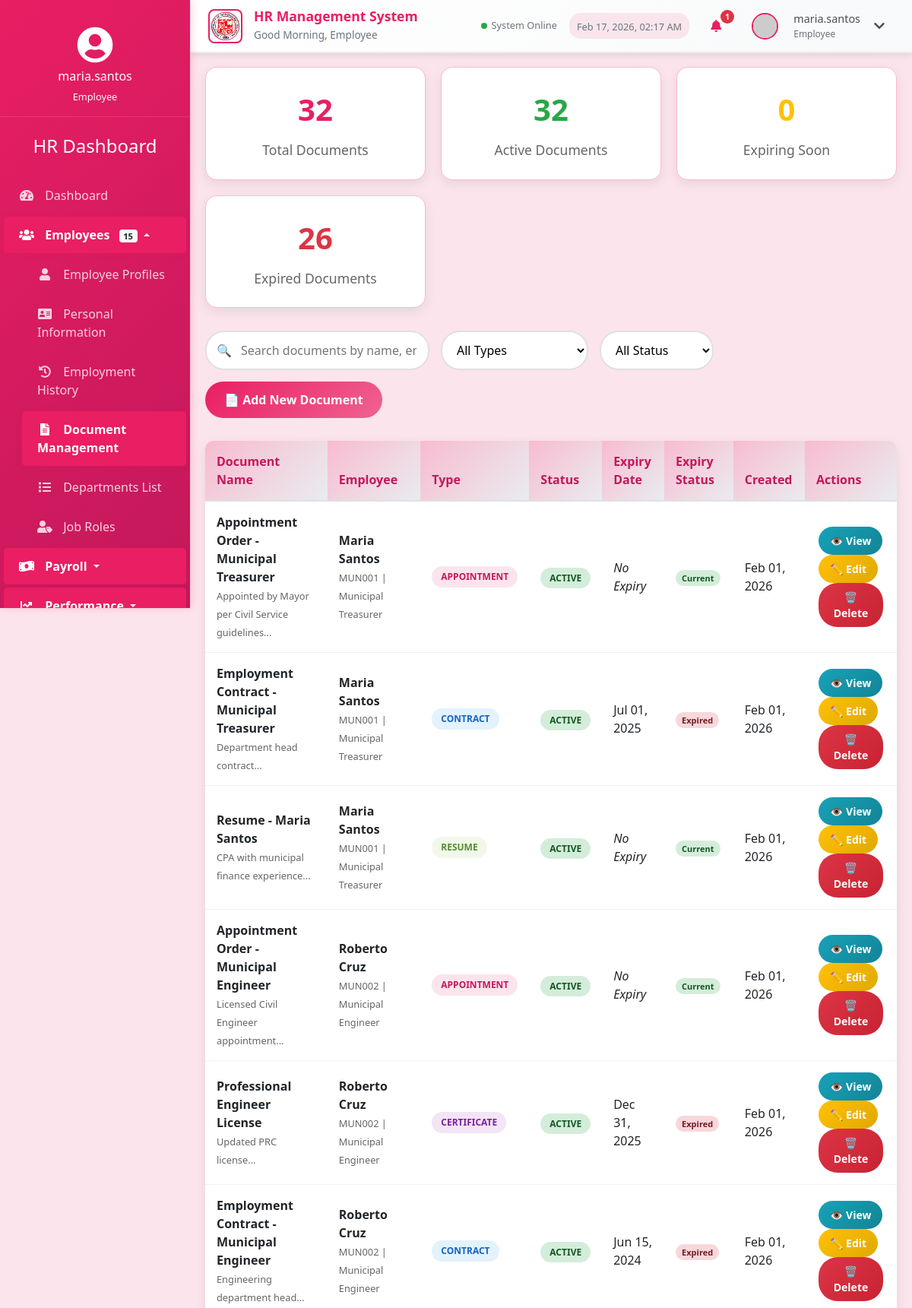
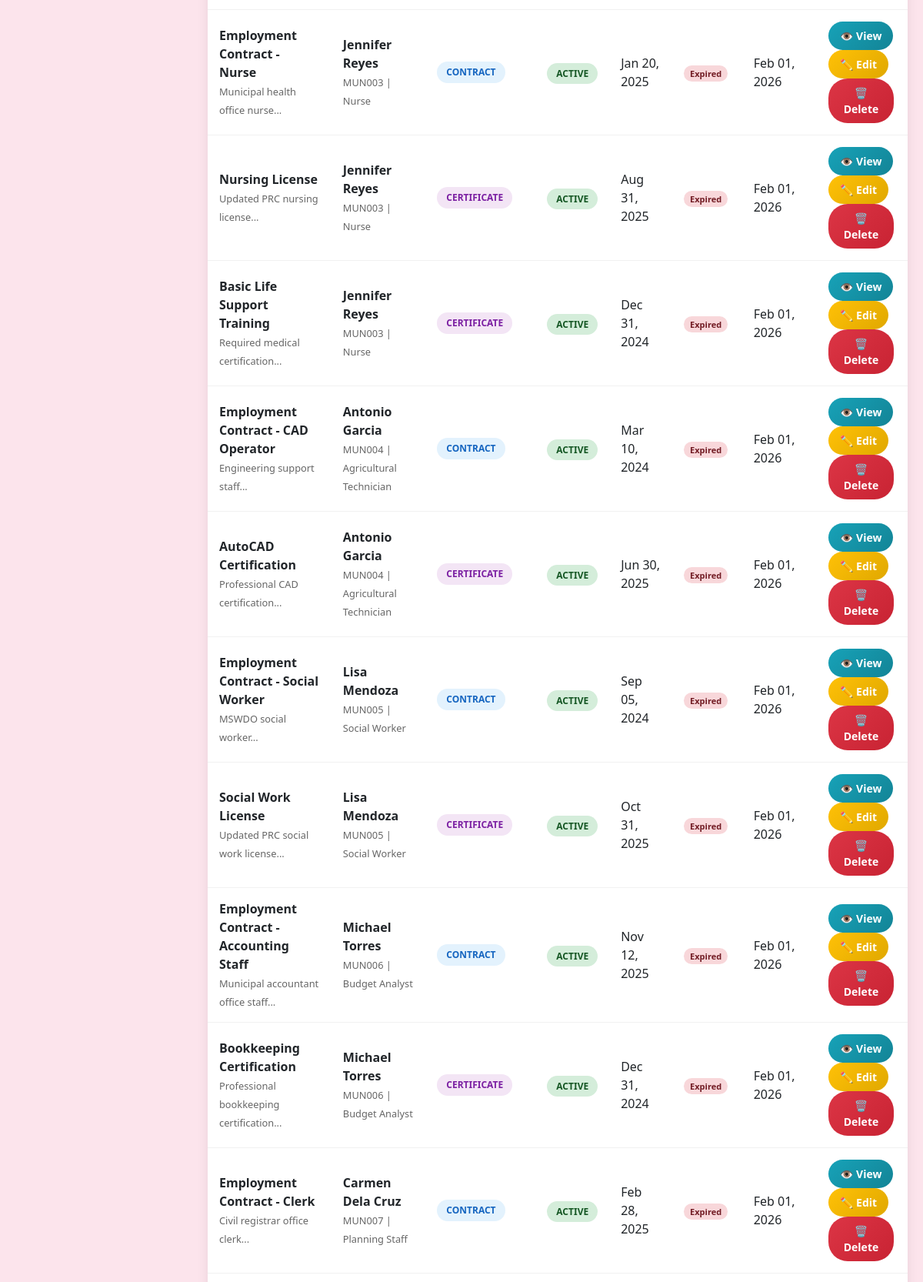
/document_management.php (signed in, upper part), run on the app's committed database (2 pictures, top to bottom).
### tables this page shows
CREATE TABLE document_management (
    document_id INT AUTO_INCREMENT PRIMARY KEY,
    employee_id INT NOT NULL,
    document_type ENUM('Contract', 'ID', 'Resume', 'Certificate', 'Performance Review', 'Appointment', 'Training', 'Appreciation', 'Other') NOT NULL,
    document_name VARCHAR(255) NOT NULL,
    file_path VARCHAR(255) NOT NULL,
    upload_date TIMESTAMP DEFAULT CURRENT_TIMESTAMP,
    expiry_date DATE,
    document_status ENUM('Active', 'Expired', 'Pending Review') DEFAULT 'Active',
    notes TEXT,
    created_at TIMESTAMP DEFAULT CURRENT_TIMESTAMP,
    updated_at TIMESTAMP DEFAULT CURRENT_TIMESTAMP ON UPDATE CURRENT_TIMESTAMP,
    FOREIGN KEY (employee_id) REFERENCES employee_profiles(employee_id) ON DELETE CASCADE
);

CREATE TABLE employee_profiles (
    employee_id INT AUTO_INCREMENT PRIMARY KEY,
    personal_info_id INT UNIQUE,
    job_role_id INT,
    employee_number VARCHAR(20) NOT NULL UNIQUE,
    hire_date DATE NOT NULL,
    employment_status ENUM('Full-time', 'Part-time', 'Contract', 'Intern', 'Terminated') NOT NULL,
    current_salary DECIMAL(10,2) NOT NULL,
    work_email VARCHAR(100) UNIQUE,
    work_phone VARCHAR(20),
    location VARCHAR(100),
    remote_work BOOLEAN DEFAULT FALSE,
    created_at TIMESTAMP DEFAULT CURRENT_TIMESTAMP,
    updated_at TIMESTAMP DEFAULT CURRENT_TIMESTAMP ON UPDATE CURRENT_TIMESTAMP,
    FOREIGN KEY (personal_info_id) REFERENCES personal_information(personal_info_id) ON DELETE SET NULL,
    FOREIGN KEY (job_role_id) REFERENCES job_roles(job_role_id) ON DELETE SET NULL
);

CREATE TABLE job_roles (
    job_role_id INT AUTO_INCREMENT PRIMARY KEY,
    title VARCHAR(100) NOT NULL,
    description TEXT NOT NULL,
    department VARCHAR(150) NOT NULL,   
    min_salary DECIMAL(10,2),
    max_salary DECIMAL(10,2),
    created_at TIMESTAMP DEFAULT CURRENT_TIMESTAMP,
    updated_at TIMESTAMP DEFAULT CURRENT_TIMESTAMP ON UPDATE CURRENT_TIMESTAMP
);

### document_management.php (the view, shortened to what this page needs)
<?php
$host = 'localhost';
$dbname = 'hr_system';
$username = 'root';
$password = '';
try {
    $pdo = new PDO("mysql:host=$host;dbname=$dbname", $username, $password);
    $pdo->setAttribute(PDO::ATTR_ERRMODE, PDO::ERRMODE_EXCEPTION);
} catch(PDOException $e) {
    die("Connection failed: " . $e->getMessage());
}
$stmt = $pdo->query("
    SELECT
        dm.*,
        CONCAT(pi.first_name, ' ', pi.last_name) as employee_name,
        pi.first_name,
        pi.last_name,
        ep.employee_number,
        jr.title as job_title,
        jr.department,
        CASE
            WHEN dm.expiry_date IS NOT NULL AND dm.expiry_date < CURDATE() THEN 'Expired'
            WHEN dm.expiry_date IS NOT NULL AND dm.expiry_date <= DATE_ADD(CURDATE(), INTERVAL 30 DAY) THEN 'Expiring Soon'
            ELSE 'Current'
        END as expiry_status
    FROM document_management dm
    LEFT JOIN employee_profiles ep ON dm.employee_id = ep.employee_id
    LEFT JOIN personal_information pi ON ep.personal_info_id = pi.personal_info_id
    LEFT JOIN job_roles jr ON ep.job_role_id = jr.job_role_id
    ORDER BY dm.created_at DESC
");
$documents = $stmt->fetchAll(PDO::FETCH_ASSOC);
?>
<!DOCTYPE html>
<html lang="en">
<head>
    <link rel="stylesheet" href="https://stackpath.bootstrapcdn.com/bootstrap/4.5.2/css/bootstrap.min.css">
    <link rel="stylesheet" href="https://cdnjs.cloudflare.com/ajax/libs/font-awesome/5.15.1/css/all.min.css">
    <link rel="stylesheet" href="styles.css?v=rose">
</head>
<body>
    <div class="container-fluid">
        <?php include 'navigation.php'; ?>
        <div class="row">
            <?php include 'sidebar.php'; ?>
            <div class="main-content">
                <h2 class="section-title">Document Management</h2>
                <div class="content">
                    <div class="stats-cards">
                        <?php
                        $totalDocs = count($documents);
                        $expiring = count(array_filter($documents, function($doc) { return $doc['expiry_status'] === 'Expiring Soon'; }));
                        $expired = count(array_filter($documents, function($doc) { return $doc['expiry_status'] === 'Expired'; }));
                        $active = count(array_filter($documents, function($doc) { return $doc['document_status'] === 'Active'; }));
                        ?>
                        <div class="stats-card total">
                            <div class="number"><?= $totalDocs ?></div>
                            <div class="label">Total Documents</div>
                        </div>
                        <div class="stats-card active">
                            <div class="number"><?= $active ?></div>
                            <div class="label">Active Documents</div>
                        </div>
                        <div class="stats-card expiring">
                            <div class="number"><?= $expiring ?></div>
                            <div class="label">Expiring Soon</div>
                        </div>
                        <div class="stats-card expired">
                            <div class="number"><?= $expired ?></div>
                            <div class="label">Expired Documents</div>
                        </div>
                    </div>
                    <div class="controls">
                        <div class="controls-left">
                            <div class="search-box">
                                <span class="search-icon">🔍</span>
                                <input type="text" id="searchInput" placeholder="Search documents by name, employee, or type...">
                            </div>
                            <select id="typeFilter" class="filter-select">
                                <option value="">All Types</option>
                            </select>
                            <select id="statusFilter" class="filter-select">
                                <option value="">All Status</option>
                            </select>
                        </div>
                        <button class="btn btn-primary" onclick="openModal('add')">
                            📄 Add New Document
                        </button>
                    </div>
                    <div class="table-container">
                        <table class="table" id="documentsTable">
                            <thead>
                                <tr>
                                    <th>Document Name</th>
                                    <th>Employee</th>
                                    <th>Type</th>
                                    <th>Status</th>
                                    <th>Expiry Date</th>
                                    <th>Expiry Status</th>
                                    <th>Created</th>
                                    <th>Actions</th>
                                </tr>
                            </thead>
                            <tbody id="documentsTableBody">
                                <?php foreach ($documents as $document): ?>
                                <tr>
                                    <td>
                                        <div>
                                            <?php if ($document['file_path'] && file_exists($document['file_path'])): ?>
                                                <a href="<?= htmlspecialchars($document['file_path']) ?>" class="download-link" target="_blank">
                                                    <strong><?= htmlspecialchars($document['document_name']) ?></strong>
                                                </a>
                                            <?php else: ?>
                                                <strong><?= htmlspecialchars($document['document_name']) ?></strong>
                                            <?php endif; ?>
                                            <?php if ($document['notes']): ?>
                                                <br><small style="color: #666;"><?= htmlspecialchars(substr($document['notes'], 0, 50)) ?>...</small>
                                            <?php endif; ?>
                                        </div>
                                    </td>
                                    <td>
                                        <div>
                                            <strong><?= htmlspecialchars($document['employee_name'] ?? 'N/A') ?></strong><br>
                                            <small style="color: #666;">
                                                <?= htmlspecialchars($document['employee_number'] ?? '') ?> |
                                                <?= htmlspecialchars($document['job_title'] ?? '') ?>
                                            </small>
                                        </div>
                                    </td>
                                    <td>
                                        <span class="document-type-badge type-<?= strtolower($document['document_type']) ?>">
                                            <?= htmlspecialchars($document['document_type']) ?>
                                        </span>
                                    </td>
                                    <td>
                                        <span class="status-badge status-<?= strtolower($document['document_status']) ?>">
                                            <?= htmlspecialchars($document['document_status']) ?>
                                        </span>
                                    </td>
                                    <td>
                                        <?= $document['expiry_date'] ? date('M d, Y', strtotime($document['expiry_date'])) : '<em>No Expiry</em>' ?>
                                    </td>
                                    <td>
                                        <span class="expiry-badge expiry-<?= strtolower(str_replace(' ', '', $document['expiry_status'])) ?>">
                                            <?= $document['expiry_status'] ?>
                                        </span>
                                    </td>
                                    <td><?= date('M d, Y', strtotime($document['created_at'])) ?></td>
                                    <td>
                                        <button class="btn btn-info btn-small" onclick="viewDocument(<?= $document['document_id'] ?>)" title="View Details">
                                            👁️ View
                                        </button>
                                        <button class="btn btn-warning btn-small" onclick="editDocument(<?= $document['document_id'] ?>)" title="Edit">
                                            ✏️ Edit
                                        </button>
                                        <button class="btn btn-danger btn-small" onclick="deleteDocument(<?= $document['document_id'] ?>)" title="Delete">
                                            🗑️ Delete
                                        </button>
                                    </td>
                                </tr>
                                <?php endforeach; ?>
                            </tbody>
                        </table>
                    </div>
                </div>
            </div>
        </div>
    </div>
</body>
</html>

### styles.css (style rules this page uses)
:root { --primary-color: #E91E63; --primary-dark: #C2185B; --primary-light: #F06292; --primary-lighter: #F8BBD0; --secondary-color: #00B4D8; --secondary-dark: #0096C7; --secondary-light: #48CAE4; --white: #FFFFFF; --light-gray: #F8F9FA; --gray: #6C757D; --dark-gray: #343A40; --black: #000000; --bg-primary: #FCE4EC; --bg-secondary: #F8BBD0; --bg-card: #FFFFFF; --text-primary: #1A1A1A; --text-secondary: #4A4A4A; --text-muted: #6C757D; --text-white: #FFFFFF; --success: #28A745; --warning: #FFC107; --danger: #DC3545; --info: #17A2B8; --border-light: #F8BBD0; --border-medium: #F48FB1; --border-dark: #F06292; --shadow-light: rgba(233, 30, 99, 0.1); --shadow-medium: rgba(233, 30, 99, 0.2); --shadow-dark: rgba(233, 30, 99, 0.3); }
body { font-family: 'Segoe UI', Tahoma, Geneva, Verdana, sans-serif; background-color: var(--bg-primary); color: var(--text-primary); margin: 0; padding: 0; }
.btn-primary { background: linear-gradient(135deg, var(--primary-color) 0%, var(--primary-dark) 100%); border: none; color: var(--text-white); padding: 10px 20px; border-radius: 6px; font-weight: 500; transition: all 0.3s; }
.table { background-color: var(--bg-card); border-radius: 8px; overflow: hidden; }
.table th { background: linear-gradient(135deg, var(--primary-color) 0%, var(--primary-dark) 100%); color: var(--text-white); border: none; font-weight: 600; padding: 12px 15px; }
.table td { padding: 12px 15px; border-color: var(--border-light); vertical-align: middle; }
.main-content { margin-left: 250px; padding: 90px 20px 20px; transition: margin-left 0.3s; width: calc(100% - 250px); }
.stats-card { text-align: center; background: linear-gradient(145deg, var(--bg-card) 0%, var(--bg-secondary) 100%); border: 1px solid var(--border-light); }

### data on the page
document_management: document_name "Appointment Order - Municipal Treasurer", notes "Appointed by Mayor per Civil Service guidelines", employee_name "Maria Santos", employee.employee_number "MUN001", job_roles.title "Municipal Treasurer", document_type "APPOINTMENT", document_status "ACTIVE", shows "No Expiry", expiry_status "Current", created_at "Feb 01, 2026"
document_management: document_name "Employment Contract - Municipal Treasurer", notes "Department head contract", employee_name "Maria Santos", employee.employee_number "MUN001", job_roles.title "Municipal Treasurer", document_type "CONTRACT", document_status "ACTIVE", expiry_date "Jul 01, 2025", expiry_status "Expired", created_at "Feb 01, 2026"
document_management: document_name "Resume - Maria Santos", notes "CPA with municipal finance experience", employee_name "Maria Santos", employee.employee_number "MUN001", job_roles.title "Municipal Treasurer", document_type "RESUME", document_status "ACTIVE", shows "No Expiry", expiry_status "Current", created_at "Feb 01, 2026"
document_management: document_name "Appointment Order - Municipal Engineer", notes "Licensed Civil Engineer appointment", employee_name "Roberto Cruz", employee.employee_number "MUN002", job_roles.title "Municipal Engineer", document_type "APPOINTMENT", document_status "ACTIVE", shows "No Expiry", expiry_status "Current", created_at "Feb 01, 2026"
document_management: document_name "Professional Engineer License", notes "Updated PRC license", employee_name "Roberto Cruz", employee.employee_number "MUN002", job_roles.title "Municipal Engineer", document_type "CERTIFICATE", document_status "ACTIVE", expiry_date "Dec 31, 2025", expiry_status "Expired", created_at "Feb 01, 2026"
document_management: document_name "Employment Contract - Municipal Engineer", notes "Engineering department head", employee_name "Roberto Cruz", employee.employee_number "MUN002", job_roles.title "Municipal Engineer", document_type "CONTRACT", document_status "ACTIVE", expiry_date "Jun 15, 2024", expiry_status "Expired", created_at "Feb 01, 2026"
document_management: document_name "Employment Contract - Nurse", notes "Municipal health office nurse", employee_name "Jennifer Reyes", employee.employee_number "MUN003", job_roles.title "Nurse", document_type "CONTRACT", document_status "ACTIVE", expiry_date "Jan 20, 2025", expiry_status "Expired", created_at "Feb 01, 2026"
document_management: document_name "Nursing License", notes "Updated PRC nursing license", employee_name "Jennifer Reyes", employee.employee_number "MUN003", job_roles.title "Nurse", document_type "CERTIFICATE", document_status "ACTIVE", expiry_date "Aug 31, 2025", expiry_status "Expired", created_at "Feb 01, 2026"
document_management: document_name "Basic Life Support Training", notes "Required medical certification", employee_name "Jennifer Reyes", employee.employee_number "MUN003", job_roles.title "Nurse", document_type "CERTIFICATE", document_status "ACTIVE", expiry_date "Dec 31, 2024", expiry_status "Expired", created_at "Feb 01, 2026"
document_management: document_name "Employment Contract - CAD Operator", notes "Engineering support staff", employee_name "Antonio Garcia", employee.employee_number "MUN004", job_roles.title "Agricultural Technician", document_type "CONTRACT", document_status "ACTIVE", expiry_date "Mar 10, 2024", expiry_status "Expired", created_at "Feb 01, 2026"
document_management: document_name "AutoCAD Certification", notes "Professional CAD certification", employee_name "Antonio Garcia", employee.employee_number "MUN004", job_roles.title "Agricultural Technician", document_type "CERTIFICATE", document_status "ACTIVE", expiry_date "Jun 30, 2025", expiry_status "Expired", created_at "Feb 01, 2026"
document_management: document_name "Employment Contract - Social Worker", notes "MSWDO social worker", employee_name "Lisa Mendoza", employee.employee_number "MUN005", job_roles.title "Social Worker", document_type "CONTRACT", document_status "ACTIVE", expiry_date "Sep 05, 2024", expiry_status "Expired", created_at "Feb 01, 2026"
document_management: document_name "Social Work License", notes "Updated PRC social work license", employee_name "Lisa Mendoza", employee.employee_number "MUN005", job_roles.title "Social Worker", document_type "CERTIFICATE", document_status "ACTIVE", expiry_date "Oct 31, 2025", expiry_status "Expired", created_at "Feb 01, 2026"
document_management: document_name "Employment Contract - Accounting Staff", notes "Municipal accountant office staff", employee_name "Michael Torres", employee.employee_number "MUN006", job_roles.title "Budget Analyst", document_type "CONTRACT", document_status "ACTIVE", expiry_date "Nov 12, 2025", expiry_status "Expired", created_at "Feb 01, 2026"
document_management: document_name "Bookkeeping Certification", notes "Professional bookkeeping certification", employee_name "Michael Torres", employee.employee_number "MUN006", job_roles.title "Budget Analyst", document_type "CERTIFICATE", document_status "ACTIVE", expiry_date "Dec 31, 2024", expiry_status "Expired", created_at "Feb 01, 2026"
document_management: document_name "Employment Contract - Clerk", notes "Civil registrar office clerk", employee_name "Carmen Dela Cruz", employee.employee_number "MUN007", job_roles.title "Planning Staff", document_type "CONTRACT", document_status "ACTIVE", expiry_date "Feb 28, 2025", expiry_status "Expired", created_at "Feb 01, 2026"

### other printed values
$role_display "Employee"
$notification_count "1"
$_SESSION['username'] "maria.santos"
$_SESSION['role'] "Employee"
$username "maria.santos"
$user_role "Employee"
$sidebar_stats['employees'] "15"
$totalDocs "32"
$active "32"
$expiring "0"
$expired "26"
